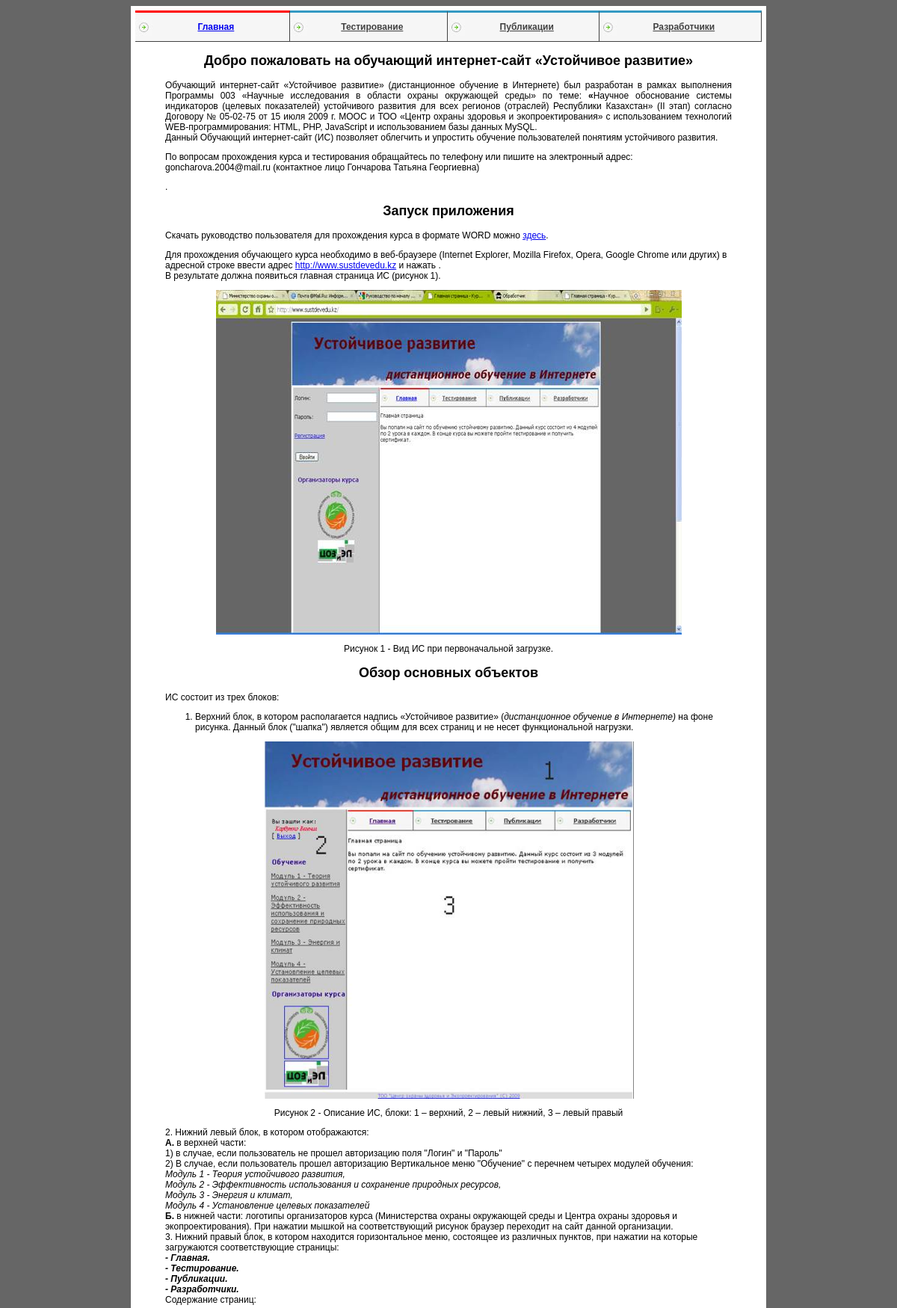
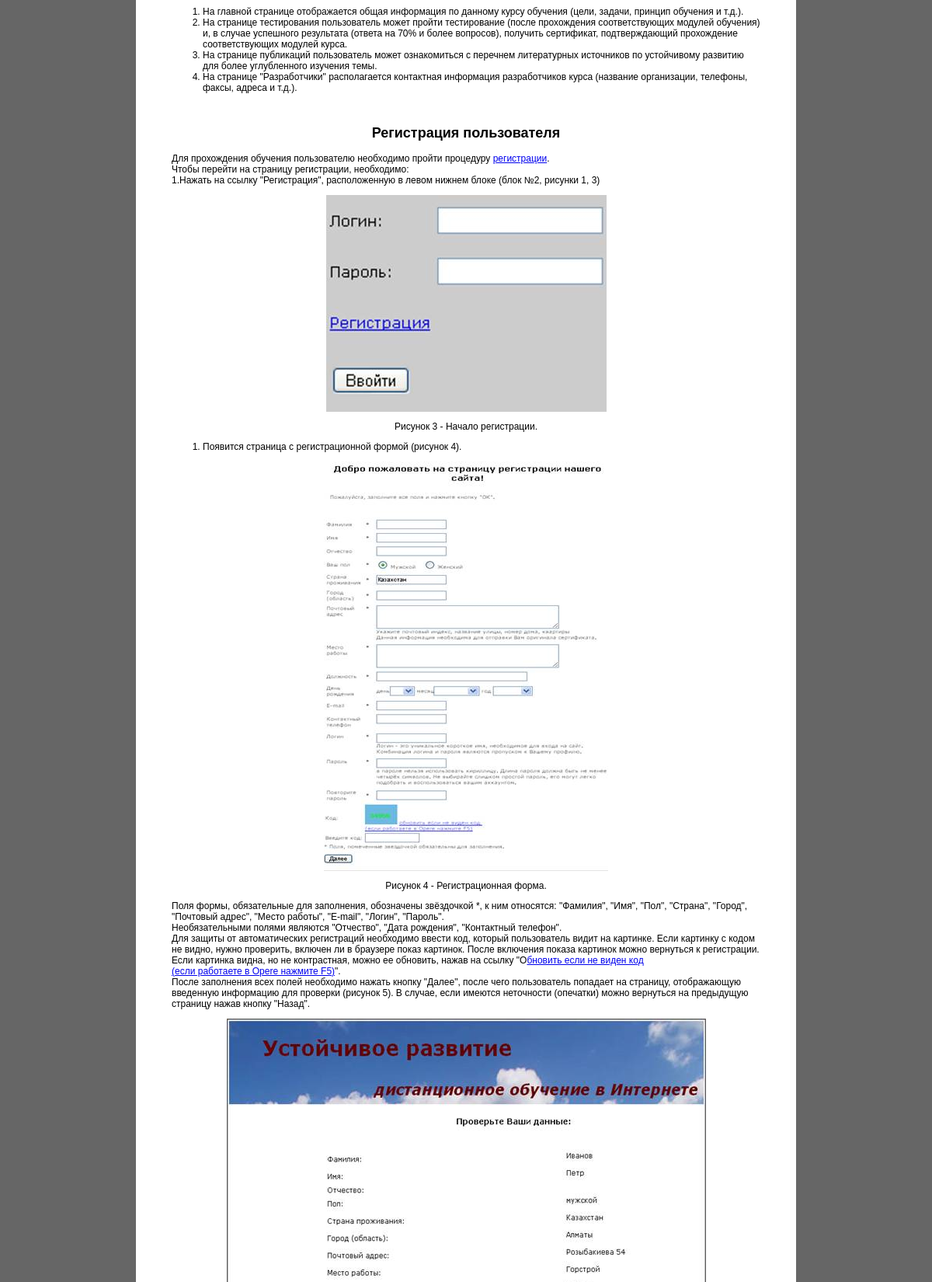
Page /project/prev_temp/template.php (upper part) on the committed database (2 pictures, top to bottom).
### tables this page shows
CREATE TABLE `settings` (
  `id` INTEGER(11) NOT NULL AUTO_INCREMENT,
  `title` VARCHAR(255) NOT NULL DEFAULT '',
  `meta_k` VARCHAR(255) NOT NULL DEFAULT '',
  `meta_d` VARCHAR(255) NOT NULL DEFAULT '',
  `text` TEXT NOT NULL,
  `page` VARCHAR(255) NOT NULL DEFAULT '',
  PRIMARY KEY (`id`)
);

### project/prev_temp/template.php (the view, shortened to what this page needs)
<?session_start();
  include("blocks/bd.php");
  $result=mysql_query("select title, meta_d,meta_k,text FROM  settings WHERE page='index'",$db);
  if(mysql_num_rows($result)>0) {
      $myrow=mysql_fetch_array($result);
  }
  else {
      echo "<p> Информация не может быть извлечена, в таблице нет записей</p>";
      exit();
  }
  ?>
<!DOCTYPE html PUBLIC "-//W3C//DTD XHTML 1.0 Transitional//EN" "http://www.w3.org/TR/xhtml1/DTD/xhtml1-transitional.dtd">
<html xmlns="http://www.w3.org/1999/xhtml">
    <head>
        <link href="style.css" rel="stylesheet" type="text/css" />
    </head>
    <body>
    <table width="850" border="0" align="center" bgcolor="#FFFFFF" class="main_border">
      <tr>
        <td valign="top"><table width="100%" border="0" align="center">
          <tr>
              <?php include("blocks/lefttd.php"); ?>
              <td  valign="top"><?php $n=1; include("blocks/nav.php"); ?>
                  <?php echo $myrow["text"]; ?></td>
            </tr>
        </table></td>
      </tr>
    </table>
    </body>
</html>

### project/prev_temp/style.css (style rules this page uses)
body { font-family: Verdana, Arial, Helvetica, sans-serif; font-size:12px; background-color: #666666; }

### rows in the picture
settings: text "Добро пожаловать на обучающий интернет-сайт «Устойчивое развитие» Обучающий интернет-сайт «Устойчивое развитие» (дистанционное обучение в Интернете) был разработан в рамках выполнения Программы 003 «Научные исследования в области охраны окружающей среды» по теме: « Научное обоснование системы индикаторов (целевых показателей) устойчивого развития для всех регионов (отраслей) Республики Казахстан» (II этап) согласно Договору № 05-02-75 от 15 июля 2009 г. МООС и ТОО «Центр охраны здоровья и экопроектирования» с использованием технологий WEB-программирования: HTML, PHP, JavaScript и использованием базы данных MySQL. Данный Обучающий интернет-сайт (ИС) позволяет облегчить и упростить обучение…", text (picture)
